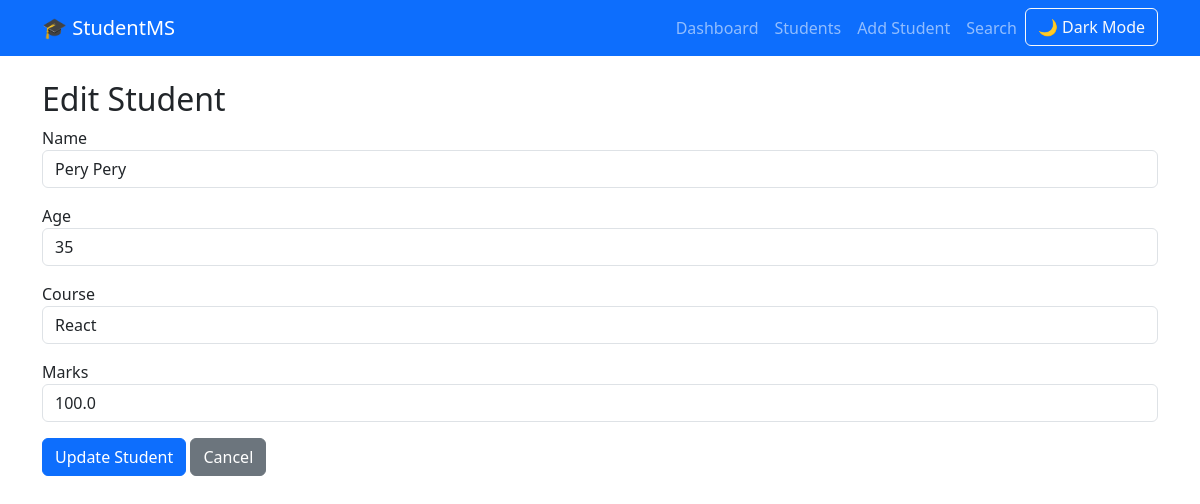
/edit/3 (signed in), run on the app's committed database.
### models/student.py (models this page shows, shortened)
class Student(db.Model):
    __tablename__ = "students"
    id = db.Column(db.Integer, primary_key=True)
    name = db.Column(db.String(100), nullable=False)
    age = db.Column(db.Integer, nullable=False)
    course = db.Column(db.String(100), nullable=False)
    marks = db.Column(db.Float, nullable=False)

### app.py (the view, shortened to what this page needs)
@app.route("/edit/<int:id>", methods=["GET", "POST"])
@login_required
def edit_student(id):
    student = Student.query.get_or_404(id)
    return render_template(
        "edit_student.html",
        student=student
    )

### app.py (called while the page is built)
@login_manager.user_loader
def load_user(user_id):
    return Admin.query.get(int(user_id))

### templates/edit_student.html (shortened to what this page needs)
{% extends "base.html" %}
{% block content %}
<h2>Edit Student</h2>
<form method="POST">
    <div class="mb-3">
        <label>Name</label>
        <input type="text"
               name="name"
               class="form-control"
               value="{{ student.name }}"
               required>
    </div>
    <div class="mb-3">
        <label>Age</label>
        <input type="number"
               name="age"
               class="form-control"
               value="{{ student.age }}"
               required>
    </div>
    <div class="mb-3">
        <label>Course</label>
        <input type="text"
               name="course"
               class="form-control"
               value="{{ student.course }}"
               required>
    </div>
    <div class="mb-3">
        <label>Marks</label>
        <input type="number"
               step="0.01"
               name="marks"
               class="form-control"
               value="{{ student.marks }}"
               required>
    </div>
    <button class="btn btn-primary">
        Update Student
    </button>
    <a href="/students" class="btn btn-secondary">
        Cancel
    </a>
</form>
{% endblock %}

### data on the page
Student: name "Pery Pery", age "35", course "React", marks "100.0"
